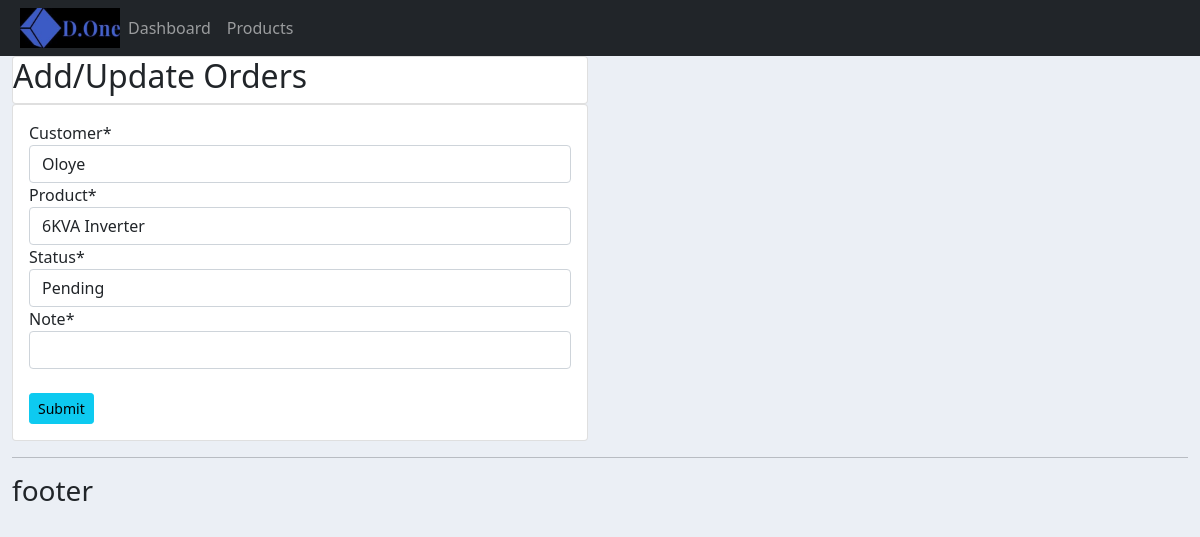
The page /update_order/1/ on the database its author committed.
### accounts/models.py (models this page shows, shortened)
class Order(models.Model):
	STATUS = (
			('Pending', 'Pending'),
			('Out for delivery', 'Out for delivery'),
			('Delivered', 'Delivered'),
			)
	customer = models.ForeignKey(Customer, null=True, on_delete= models.SET_NULL)
	product = models.ForeignKey(Product, null=True, on_delete= models.SET_NULL)
	date_created = models.DateTimeField(auto_now_add=True, null=True)
	status = models.CharField(max_length=200, null=True, choices=STATUS)
	note = models.CharField(max_length=1000, null=True)

### accounts/views.py (the view)
# urls.py: path('update_order/<str:pk>/', views.updateOrder, name="update_order"),
def updateOrder(request, pk):
	order = Order.objects.get(id=pk)
	formset = OrderForm(instance=order)
	if request.method == 'POST':
		formset = OrderForm(request.POST, instance=order)
		if formset.is_valid():
			formset.save()
			return redirect('/')
	context = {'formset':formset}
	return render(request, 'account/order_form.html', context)

### accounts/forms.py
class OrderForm(ModelForm):
	class Meta:
		model = Order
		fields = '__all__'

### accounts/models.py (called while the page is built)
	def __str__(self):
		return self.name

	def __str__(self):
		return self.name

### templates/account/order_form.html (shortened to what this page needs)
{%  extends 'main.html' %}
{% load static %}
{% load crispy_forms_tags %}
{% block content %}
<div class="row">
	<div class="col-md-6">
		<div class="card card-head">
			<h2>Add/Update Orders</h2>
		</div>
		<div class="card card-body">
			<form action="" method="POST">
				{{ formset|crispy }}
				<br>
				<input class="btn btn-sm btn-info" type="submit" name="Submit">
			</form>
		</div>
	</div>
</div>
{% endblock %}

### static/css/main.css (style rules this page uses)
body { background-color: #ebeff5; }

### rows shown on the page
Order: customer "Oloye", product "6KVA Inverter", status "Pending"
